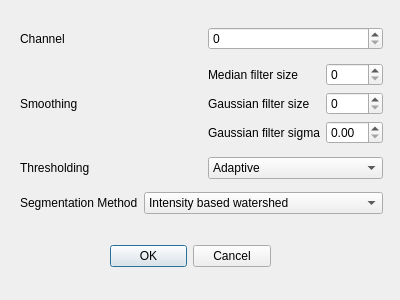
<?xml version="1.0" encoding="UTF-8"?>
<ui version="4.0">
 <class>Dialog_WatershedPara</class>
 <widget class="QDialog" name="Dialog_WatershedPara">
  <property name="geometry">
   <rect>
    <x>0</x>
    <y>0</y>
    <width>400</width>
    <height>300</height>
   </rect>
  </property>
  <property name="windowTitle">
   <string>Define watershed parameters</string>
  </property>
  <widget class="QDialogButtonBox" name="buttonBox">
   <property name="geometry">
    <rect>
     <x>110</x>
     <y>240</y>
     <width>161</width>
     <height>32</height>
    </rect>
   </property>
   <property name="orientation">
    <enum>Qt::Horizontal</enum>
   </property>
   <property name="standardButtons">
    <set>QDialogButtonBox::Cancel|QDialogButtonBox::Ok</set>
   </property>
  </widget>
  <widget class="QWidget" name="layoutWidget">
   <property name="geometry">
    <rect>
     <x>20</x>
     <y>20</y>
     <width>363</width>
     <height>205</height>
    </rect>
   </property>
   <layout class="QGridLayout">
    <item row="0" column="0" colspan="2">
     <widget class="QLabel" name="label">
      <property name="text">
       <string>Channel</string>
      </property>
     </widget>
    </item>
    <item row="0" column="2">
     <widget class="QSpinBox" name="spinBox_Channel"/>
    </item>
    <item row="1" column="0" colspan="2">
     <widget class="QLabel" name="label_5">
      <property name="text">
       <string>Smoothing</string>
      </property>
     </widget>
    </item>
    <item row="1" column="2">
     <layout class="QGridLayout">
      <item row="0" column="0">
       <widget class="QLabel" name="label_2">
        <property name="text">
         <string>Median filter size</string>
        </property>
       </widget>
      </item>
      <item row="0" column="1">
       <widget class="QSpinBox" name="spinBox_MedianSz"/>
      </item>
      <item row="1" column="0">
       <widget class="QLabel" name="label_4">
        <property name="text">
         <string>Gaussian filter size</string>
        </property>
       </widget>
      </item>
      <item row="1" column="1">
       <widget class="QSpinBox" name="spinBox_GaussianSz"/>
      </item>
      <item row="2" column="0">
       <widget class="QLabel" name="label_7">
        <property name="text">
         <string>Gaussian filter sigma</string>
        </property>
       </widget>
      </item>
      <item row="2" column="1">
       <widget class="QDoubleSpinBox" name="doubleSpinBox_GaussianSigma"/>
      </item>
     </layout>
    </item>
    <item row="2" column="0" colspan="2">
     <widget class="QLabel" name="label_3">
      <property name="text">
       <string>Thresholding</string>
      </property>
     </widget>
    </item>
    <item row="2" column="2">
     <widget class="QComboBox" name="comboBox_Threshold">
      <item>
       <property name="text">
        <string>Adaptive</string>
       </property>
      </item>
      <item>
       <property name="text">
        <string>Global (3D)</string>
       </property>
      </item>
      <item>
       <property name="text">
        <string>Global (2D)</string>
       </property>
      </item>
     </widget>
    </item>
    <item row="3" column="0">
     <widget class="QLabel" name="label_6">
      <property name="text">
       <string>Segmentation Method</string>
      </property>
     </widget>
    </item>
    <item row="3" column="1" colspan="2">
     <widget class="QComboBox" name="comboBox_Method">
      <item>
       <property name="text">
        <string>Intensity based watershed</string>
       </property>
      </item>
      <item>
       <property name="text">
        <string>Shape based watershed</string>
       </property>
      </item>
     </widget>
    </item>
   </layout>
  </widget>
 </widget>
 <resources/>
 <connections>
  <connection>
   <sender>buttonBox</sender>
   <signal>accepted()</signal>
   <receiver>Dialog_WatershedPara</receiver>
   <slot>accept()</slot>
   <hints>
    <hint type="sourcelabel">
     <x>248</x>
     <y>254</y>
    </hint>
    <hint type="destinationlabel">
     <x>157</x>
     <y>274</y>
    </hint>
   </hints>
  </connection>
  <connection>
   <sender>buttonBox</sender>
   <signal>rejected()</signal>
   <receiver>Dialog_WatershedPara</receiver>
   <slot>reject()</slot>
   <hints>
    <hint type="sourcelabel">
     <x>316</x>
     <y>260</y>
    </hint>
    <hint type="destinationlabel">
     <x>286</x>
     <y>274</y>
    </hint>
   </hints>
  </connection>
 </connections>
</ui>
